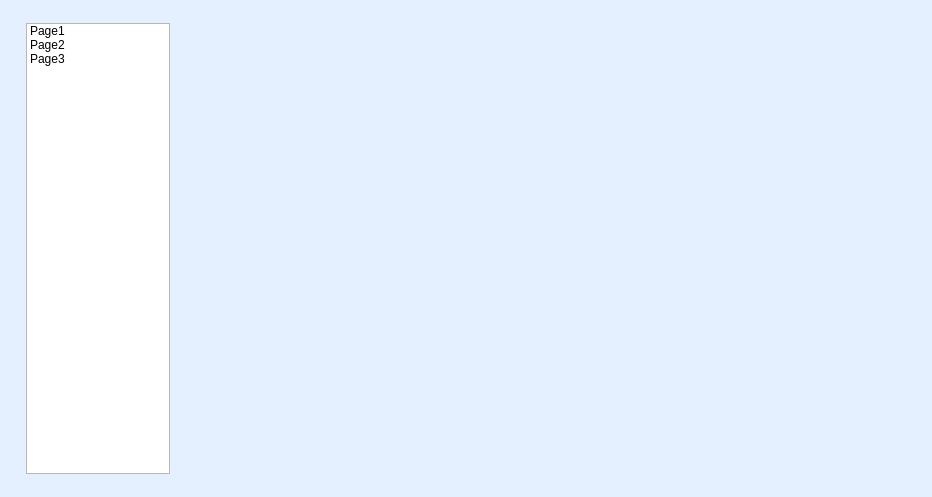
<?xml version="1.0" encoding="UTF-8"?>
<ui version="4.0">
 <class>ContentWidget</class>
 <widget class="QWidget" name="ContentWidget">
  <property name="geometry">
   <rect>
    <x>0</x>
    <y>0</y>
    <width>932</width>
    <height>497</height>
   </rect>
  </property>
  <property name="windowTitle">
   <string>Form</string>
  </property>
  <property name="styleSheet">
   <string notr="true">QWidget#ContentWidget
{
background-color:#e4efff;
border:1px soild #0085ff;
}</string>
  </property>
  <layout class="QVBoxLayout" name="verticalLayout">
   <property name="spacing">
    <number>0</number>
   </property>
   <property name="leftMargin">
    <number>20</number>
   </property>
   <property name="topMargin">
    <number>20</number>
   </property>
   <property name="rightMargin">
    <number>20</number>
   </property>
   <property name="bottomMargin">
    <number>20</number>
   </property>
   <item>
    <widget class="QWidget" name="wdt_content" native="true">
     <property name="styleSheet">
      <string notr="true"/>
     </property>
     <layout class="QHBoxLayout" name="horizontalLayout" stretch="1,5">
      <property name="spacing">
       <number>20</number>
      </property>
      <property name="leftMargin">
       <number>6</number>
      </property>
      <property name="topMargin">
       <number>3</number>
      </property>
      <property name="rightMargin">
       <number>0</number>
      </property>
      <property name="bottomMargin">
       <number>3</number>
      </property>
      <item>
       <widget class="CListWidget" name="SideTab">
        <property name="wordWrap">
         <bool>true</bool>
        </property>
        <property name="itemAlignment">
         <set>Qt::AlignCenter</set>
        </property>
        <item>
         <property name="text">
          <string>Page1</string>
         </property>
        </item>
        <item>
         <property name="text">
          <string>Page2</string>
         </property>
        </item>
        <item>
         <property name="text">
          <string>Page3</string>
         </property>
        </item>
       </widget>
      </item>
      <item>
       <widget class="QStackedWidget" name="stackedWidget">
        <property name="styleSheet">
         <string notr="true">/*background-color:#ffffff;*/</string>
        </property>
        <property name="currentIndex">
         <number>-1</number>
        </property>
       </widget>
      </item>
     </layout>
    </widget>
   </item>
  </layout>
 </widget>
 <customwidgets>
  <customwidget>
   <class>CListWidget</class>
   <extends>QListWidget</extends>
   <header location="global">CListWidget.h</header>
  </customwidget>
 </customwidgets>
 <resources/>
 <connections/>
</ui>
